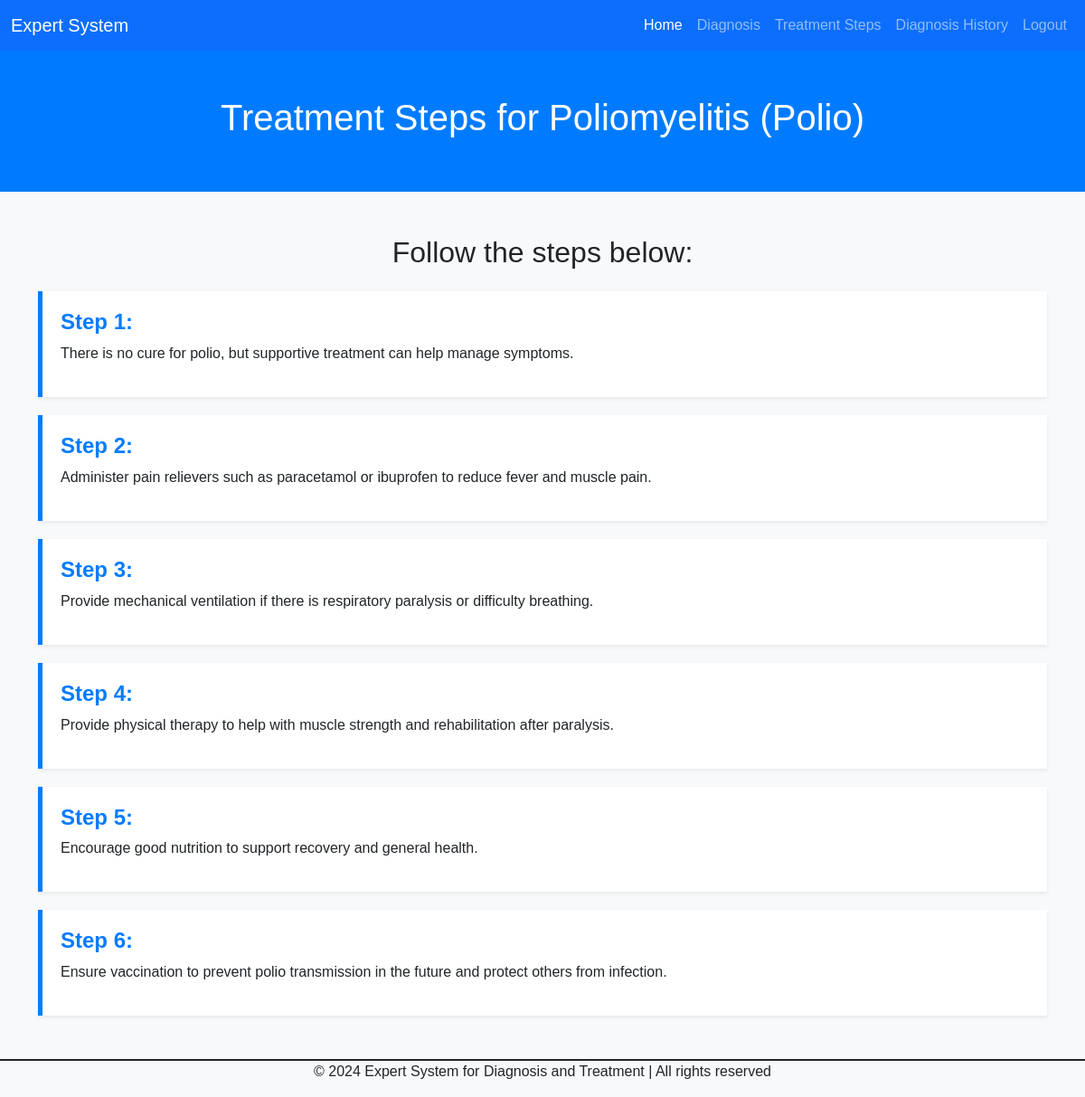
/view_treatment.php?disease_id=6 (signed in), run on the app's committed database.
### tables this page shows
CREATE TABLE `diseases` (
  `id` int(11) NOT NULL,
  `name` varchar(100) NOT NULL,
  `description` text DEFAULT NULL,
  `treatment` text DEFAULT NULL,
  `urgency_level` enum('Low','Medium','High','Critical') NOT NULL DEFAULT 'Low'
);

CREATE TABLE `treatment_steps` (
  `id` int(11) NOT NULL,
  `disease_id` int(11) NOT NULL,
  `step_order` int(11) NOT NULL,
  `step_description` text NOT NULL
);

### view_treatment.php (the view, shortened to what this page needs)
<?php
include 'db.php';
$disease_id = $_GET['disease_id'];
$stmt_disease = $conn->prepare("SELECT name FROM diseases WHERE id = ?");
$stmt_disease->bind_param("i", $disease_id);
$stmt_disease->execute();
$stmt_disease->bind_result($disease_name);
$stmt_steps = $conn->prepare("SELECT step_order, step_description FROM treatment_steps WHERE disease_id = ? ORDER BY step_order ASC");
$stmt_steps->bind_param("i", $disease_id);
$stmt_steps->execute();
$result_steps = $stmt_steps->get_result();
?>
<!DOCTYPE html>
<html lang="en">
<head>
    <link href="./assets/css/bootstrap.css" rel="stylesheet">
</head>
<body>
    <?php include 'navbar.php'; ?>
    <div class="hero-section">
        <h1>Treatment Steps for <?php echo htmlspecialchars($disease_name); ?></h1>
    </div>
    <div class="container my-5">
        <?php if ($result_steps->num_rows > 0): ?>
            <h2 class="text-center mb-4">Follow the steps below:</h2>
            <?php while ($row = $result_steps->fetch_assoc()): ?>
                <div class="step-card shadow-sm">
                    <h4 class="step-number">Step <?php echo $row['step_order']; ?>:</h4>
                    <p><?php echo htmlspecialchars($row['step_description']); ?></p>
                </div>
            <?php endwhile; ?>
        <?php else: ?>
            <div class="alert alert-warning">No treatment steps found for this disease.</div>
        <?php endif; ?>
    </div>
    <?php include './footer.php'; ?>
</body>
</html>

### view_treatment.php (style rules this page uses)
body { background-color: #f8f9fa; font-family: 'Arial', sans-serif; }
.hero-section { background-color: #007bff; color: white; padding: 50px 0; text-align: center; }
.hero-section h1 { font-size: 2.5rem; }
.step-card { margin-bottom: 20px; padding: 20px; border-left: 5px solid #007bff; background-color: #ffffff; }
.step-number { font-weight: bold; color: #007bff; }

### data on the page
diseases: name "Poliomyelitis (Polio)"
treatment_steps: step_order "1", step_description "There is no cure for polio, but supportive treatment can help manage symptoms."
treatment_steps: step_order "2", step_description "Administer pain relievers such as paracetamol or ibuprofen to reduce fever and muscle pain."
treatment_steps: step_order "3", step_description "Provide mechanical ventilation if there is respiratory paralysis or difficulty breathing."
treatment_steps: step_order "4", step_description "Provide physical therapy to help with muscle strength and rehabilitation after paralysis."
treatment_steps: step_order "5", step_description "Encourage good nutrition to support recovery and general health."
treatment_steps: step_order "6", step_description "Ensure vaccination to prevent polio transmission in the future and protect others from infection."
